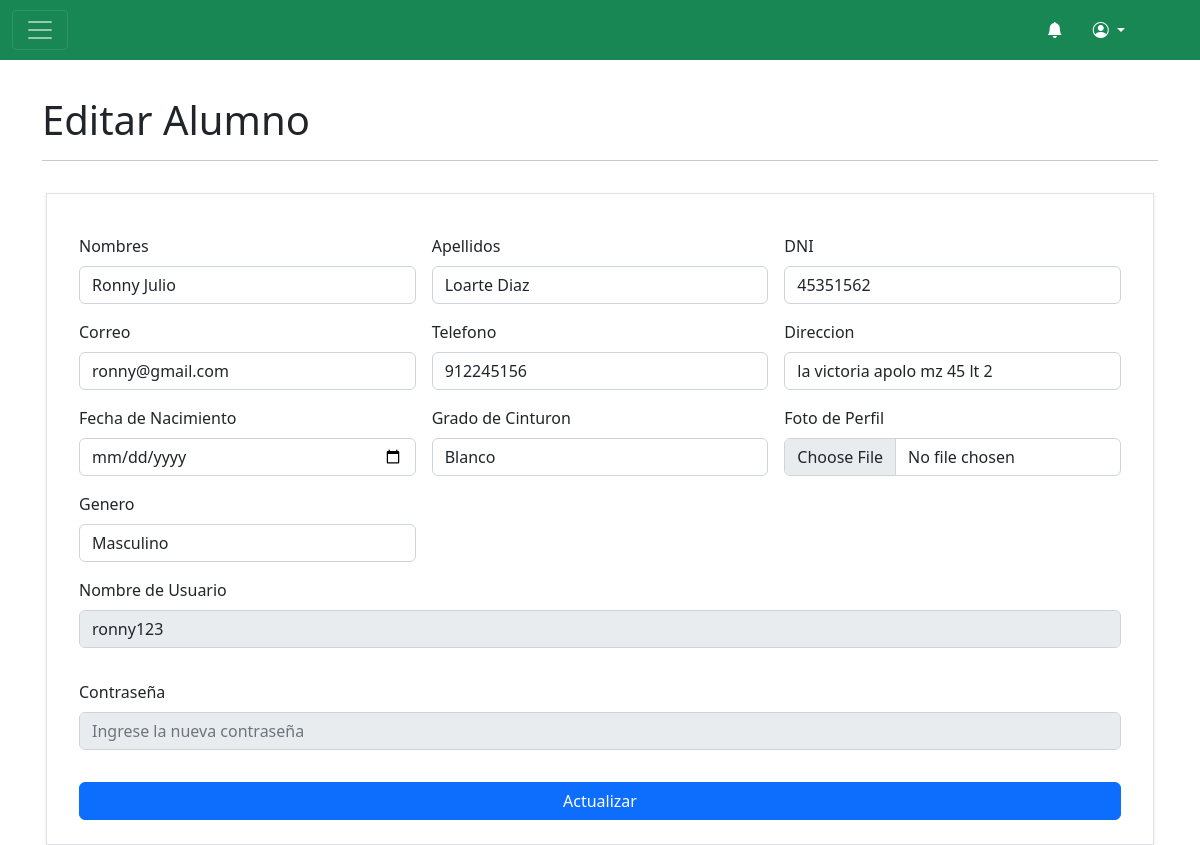
The page /editar_alumno/13/ on the database its author committed.
### app/models.py (models this page shows)
class Alumno(models.Model):
    nombre=models.CharField(max_length=50)
    apellido=models.CharField(max_length=50)
    edad=models.IntegerField()
    dni=models.IntegerField()
    correo=models.CharField(max_length=50)
    telefono=models.IntegerField()
    direccion=models.CharField(max_length=50)
    fecha_nacimiento=models.DateField()
    grado_cinturon=models.ForeignKey(Cinturon,on_delete=models.SET_NULL,null=True,blank=True)
    foto_perfil= models.ImageField(upload_to='imagenes_bd/',null=True,blank=True)
    genero=models.CharField(max_length=10,default='sin genero')
    id_usuario=models.ForeignKey(User,on_delete=models.CASCADE)
    class Meta:
        db_table='Alumno'

class Cinturon(models.Model):
    color_cinturon=models.CharField(max_length=50)
    kup=models.IntegerField()
    dan=models.IntegerField()

### app/views/Alumno.py (the view, shortened to what this page needs)
# urls.py: path('editar_alumno/<int:alumno_id>/', Alumno.editar_alumno,name='editar_alumno'),
def editar_alumno(request, alumno_id):
    alumno = get_object_or_404(Alumno, id=alumno_id)
    matricula = Matricula.objects.get(id_alumno=alumno)
    cinturones = Cinturon.objects.all()
    contexto = {
        'alumno': alumno,
        'matricula': matricula,
        'cinturones': cinturones,
    }
    return render(request, 'app/alumnos/editar_alumno.html', contexto)

### app/templates/app/alumnos/editar_alumno.html (shortened to what this page needs)
{% extends "app/base/base_docente.html" %}
{% block titulo %} Editar Alumno {% endblock %}
{% block content %}
<div class="container mt-5">
    <form class="row g-3 p-4 shadow-sm bg-white border" action="{% url 'editar_alumno' alumno.id %}" method="post" enctype="multipart/form-data">
        <div class="col-md-4">
          <label class="form-label">Nombres</label>
          <input type="text" class="form-control" name="nombre" value="{{ alumno.nombre }}" required>
        </div>
        <div class="col-md-4">
          <label class="form-label">Apellidos</label>
          <input type="text" class="form-control" name="apellido" value="{{ alumno.apellido }}" required>
        </div>
        <div class="col-12 col-md-4">
          <label class="form-label">DNI</label>
          <input type="number" class="form-control" name="dni" value="{{ alumno.dni }}" required>
        </div>
        <div class="col-12 col-md-4">
          <label class="form-label">Correo</label>
          <input type="email" class="form-control" name="correo" value="{{ alumno.correo }}" required>
        </div>
        <div class="col-12 col-md-4">
          <label class="form-label">Telefono</label>
          <input type="number" class="form-control" name="telefono" value="{{ alumno.telefono }}" required>
        </div>
        <div class="col-md-4">
          <label class="form-label">Direccion</label>
          <input type="text" class="form-control" name="direccion" value="{{ alumno.direccion }}" required>
        </div>
        <div class="col-md-4">
          <label class="form-label">Fecha de Nacimiento</label>
          <input type="date" class="form-control" name="fecha_nacimiento" value="{{ alumno.fecha_nacimiento }}" required>
        </div>
        <div class="col-md-4">
          <label class="form-label">Grado de Cinturon</label>
          <select class="form-control" name="grado_cinturon" required>
              {% for cinturon in cinturones %}
                  <option value="{{ cinturon.id }}" {% if alumno.grado_cinturon.id == cinturon.id %} selected {% endif %}>{{ cinturon.color_cinturon }}</option>
              {% endfor %}
          </select>
        </div>
        <div class="col-md-4">
          <label class="form-label">Foto de Perfil</label>
          <input type="file" class="form-control" name="foto_perfil" accept=".jpg, .jpeg, .png">
        </div>
        <div class="col-md-4">
          <label class="form-label">Genero</label>
          <select class="form-control" name="genero" required>
            <option value="Masculino" {% if alumno.genero == 'Masculino' %} selected {% endif %}>Masculino</option>
          </select>
        </div>
        <div class="mb-3">
          <label class="form-label">Nombre de Usuario</label>
          <input type="text" class="form-control" name="usuario" value="{{ alumno.id_usuario.username }}" disabled>
        </div>
        <div class="mb-3">
          <label class="form-label">Contraseña</label>
          <input type="password" class="form-control" name="contraseña" placeholder="Ingrese la nueva contraseña" disabled>
        </div>
        <div class="d-grid gap-2">
          <button class="btn btn-primary" type="submit">Actualizar</button>
        </div>
      </form>
</div>
{% endblock %}

### rows shown on the page
Alumno: nombre "Ronny Julio", apellido "Loarte Diaz", dni "45351562", correo "ronny@gmail.com", telefono "912245156", direccion "la victoria apolo mz 45 lt 2", grado_cinturon "Blanco", genero "Masculino", usuario "ronny123"
